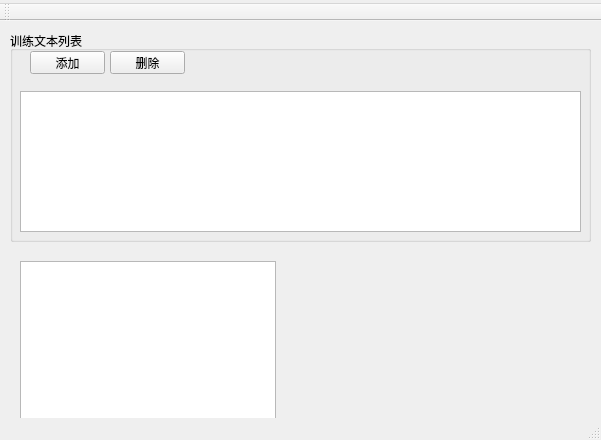
<?xml version="1.0" encoding="UTF-8"?>
<ui version="4.0">
 <class>MainWindow</class>
 <widget class="QMainWindow" name="MainWindow">
  <property name="geometry">
   <rect>
    <x>0</x>
    <y>0</y>
    <width>601</width>
    <height>440</height>
   </rect>
  </property>
  <property name="windowTitle">
   <string>情感词分析_李之兴_1110332040</string>
  </property>
  <widget class="QWidget" name="centralWidget">
   <widget class="QGroupBox" name="groupBox">
    <property name="geometry">
     <rect>
      <x>10</x>
      <y>10</y>
      <width>581</width>
      <height>211</height>
     </rect>
    </property>
    <property name="title">
     <string>训练文本列表</string>
    </property>
    <widget class="QListView" name="trainTextFileListView">
     <property name="geometry">
      <rect>
       <x>10</x>
       <y>60</y>
       <width>561</width>
       <height>141</height>
      </rect>
     </property>
    </widget>
    <widget class="QPushButton" name="pushButton">
     <property name="geometry">
      <rect>
       <x>20</x>
       <y>20</y>
       <width>75</width>
       <height>23</height>
      </rect>
     </property>
     <property name="text">
      <string>添加</string>
     </property>
    </widget>
    <widget class="QPushButton" name="pushButton_2">
     <property name="geometry">
      <rect>
       <x>100</x>
       <y>20</y>
       <width>75</width>
       <height>23</height>
      </rect>
     </property>
     <property name="text">
      <string>删除</string>
     </property>
    </widget>
   </widget>
   <widget class="QListWidget" name="listWidget">
    <property name="geometry">
     <rect>
      <x>20</x>
      <y>240</y>
      <width>256</width>
      <height>192</height>
     </rect>
    </property>
   </widget>
  </widget>
  <widget class="QMenuBar" name="menuBar">
   <property name="geometry">
    <rect>
     <x>0</x>
     <y>0</y>
     <width>601</width>
     <height>21</height>
    </rect>
   </property>
   <widget class="QMenu" name="menu_1110332040">
    <property name="title">
     <string/>
    </property>
   </widget>
   <addaction name="menu_1110332040"/>
  </widget>
  <widget class="QToolBar" name="mainToolBar">
   <attribute name="toolBarArea">
    <enum>TopToolBarArea</enum>
   </attribute>
   <attribute name="toolBarBreak">
    <bool>false</bool>
   </attribute>
  </widget>
  <widget class="QStatusBar" name="statusBar"/>
 </widget>
 <layoutdefault spacing="6" margin="11"/>
 <resources/>
 <connections/>
</ui>
